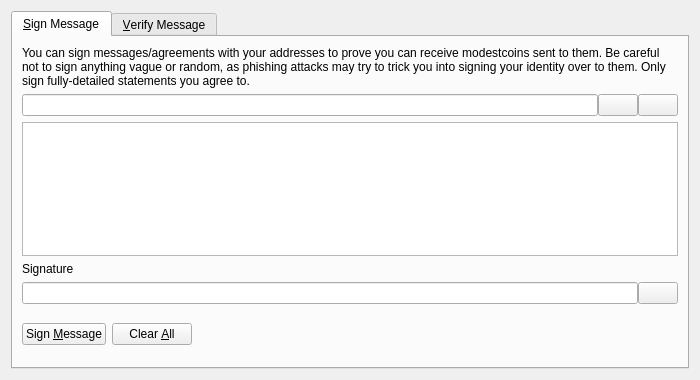
<?xml version="1.0" encoding="UTF-8"?>
<ui version="4.0">
 <class>SignVerifyMessageDialog</class>
 <widget class="QDialog" name="SignVerifyMessageDialog">
  <property name="geometry">
   <rect>
    <x>0</x>
    <y>0</y>
    <width>700</width>
    <height>380</height>
   </rect>
  </property>
  <property name="windowTitle">
   <string>Signatures - Sign / Verify a Message</string>
  </property>
  <property name="modal">
   <bool>true</bool>
  </property>
  <layout class="QVBoxLayout" name="verticalLayout">
   <item>
    <widget class="QTabWidget" name="tabWidget">
     <property name="currentIndex">
      <number>0</number>
     </property>
     <widget class="QWidget" name="tabSignMessage">
      <attribute name="title">
       <string>&amp;Sign Message</string>
      </attribute>
      <layout class="QVBoxLayout" name="verticalLayout_SM">
       <item>
        <widget class="QLabel" name="infoLabel_SM">
         <property name="text">
          <string>You can sign messages/agreements with your addresses to prove you can receive modestcoins sent to them. Be careful not to sign anything vague or random, as phishing attacks may try to trick you into signing your identity over to them. Only sign fully-detailed statements you agree to.</string>
         </property>
         <property name="textFormat">
          <enum>Qt::PlainText</enum>
         </property>
         <property name="wordWrap">
          <bool>true</bool>
         </property>
        </widget>
       </item>
       <item>
        <layout class="QHBoxLayout" name="horizontalLayout_1_SM">
         <property name="spacing">
          <number>0</number>
         </property>
         <item>
          <widget class="QValidatedLineEdit" name="addressIn_SM">
           <property name="toolTip">
            <string>The Modestcoin address to sign the message with</string>
           </property>
          </widget>
         </item>
         <item>
          <widget class="QPushButton" name="addressBookButton_SM">
           <property name="toolTip">
            <string>Choose previously used address</string>
           </property>
           <property name="text">
            <string/>
           </property>
           <property name="icon">
            <iconset resource="../bitcoin.qrc">
             <normaloff>:/icons/address-book</normaloff>:/icons/address-book</iconset>
           </property>
           <property name="shortcut">
            <string>Alt+A</string>
           </property>
           <property name="autoDefault">
            <bool>false</bool>
           </property>
          </widget>
         </item>
         <item>
          <widget class="QPushButton" name="pasteButton_SM">
           <property name="toolTip">
            <string>Paste address from clipboard</string>
           </property>
           <property name="text">
            <string/>
           </property>
           <property name="icon">
            <iconset resource="../bitcoin.qrc">
             <normaloff>:/icons/editpaste</normaloff>:/icons/editpaste</iconset>
           </property>
           <property name="shortcut">
            <string>Alt+P</string>
           </property>
           <property name="autoDefault">
            <bool>false</bool>
           </property>
          </widget>
         </item>
        </layout>
       </item>
       <item>
        <widget class="QPlainTextEdit" name="messageIn_SM">
         <property name="toolTip">
          <string>Enter the message you want to sign here</string>
         </property>
        </widget>
       </item>
       <item>
        <widget class="QLabel" name="signatureLabel_SM">
         <property name="text">
          <string>Signature</string>
         </property>
         <property name="textFormat">
          <enum>Qt::PlainText</enum>
         </property>
        </widget>
       </item>
       <item>
        <layout class="QHBoxLayout" name="horizontalLayout_2_SM">
         <property name="spacing">
          <number>0</number>
         </property>
         <item>
          <widget class="QLineEdit" name="signatureOut_SM">
           <property name="font">
            <font>
             <italic>true</italic>
            </font>
           </property>
           <property name="readOnly">
            <bool>true</bool>
           </property>
          </widget>
         </item>
         <item>
          <widget class="QPushButton" name="copySignatureButton_SM">
           <property name="toolTip">
            <string>Copy the current signature to the system clipboard</string>
           </property>
           <property name="text">
            <string/>
           </property>
           <property name="icon">
            <iconset resource="../bitcoin.qrc">
             <normaloff>:/icons/editcopy</normaloff>:/icons/editcopy</iconset>
           </property>
           <property name="autoDefault">
            <bool>false</bool>
           </property>
          </widget>
         </item>
        </layout>
       </item>
       <item>
        <layout class="QHBoxLayout" name="horizontalLayout_3_SM">
         <item>
          <widget class="QPushButton" name="signMessageButton_SM">
           <property name="toolTip">
            <string>Sign the message to prove you own this Modestcoin address</string>
           </property>
           <property name="text">
            <string>Sign &amp;Message</string>
           </property>
           <property name="icon">
            <iconset resource="../bitcoin.qrc">
             <normaloff>:/icons/edit</normaloff>:/icons/edit</iconset>
           </property>
           <property name="autoDefault">
            <bool>false</bool>
           </property>
          </widget>
         </item>
         <item>
          <widget class="QPushButton" name="clearButton_SM">
           <property name="toolTip">
            <string>Reset all sign message fields</string>
           </property>
           <property name="text">
            <string>Clear &amp;All</string>
           </property>
           <property name="icon">
            <iconset resource="../bitcoin.qrc">
             <normaloff>:/icons/remove</normaloff>:/icons/remove</iconset>
           </property>
           <property name="autoDefault">
            <bool>false</bool>
           </property>
          </widget>
         </item>
         <item>
          <spacer name="horizontalSpacer_1_SM">
           <property name="orientation">
            <enum>Qt::Horizontal</enum>
           </property>
           <property name="sizeHint" stdset="0">
            <size>
             <width>40</width>
             <height>48</height>
            </size>
           </property>
          </spacer>
         </item>
         <item>
          <widget class="QLabel" name="statusLabel_SM">
           <property name="font">
            <font>
             <weight>75</weight>
             <bold>true</bold>
            </font>
           </property>
           <property name="text">
            <string/>
           </property>
           <property name="wordWrap">
            <bool>true</bool>
           </property>
          </widget>
         </item>
         <item>
          <spacer name="horizontalSpacer_2_SM">
           <property name="orientation">
            <enum>Qt::Horizontal</enum>
           </property>
           <property name="sizeHint" stdset="0">
            <size>
             <width>40</width>
             <height>48</height>
            </size>
           </property>
          </spacer>
         </item>
        </layout>
       </item>
      </layout>
     </widget>
     <widget class="QWidget" name="tabVerifyMessage">
      <attribute name="title">
       <string>&amp;Verify Message</string>
      </attribute>
      <layout class="QVBoxLayout" name="verticalLayout_VM">
       <item>
        <widget class="QLabel" name="infoLabel_VM">
         <property name="text">
          <string>Enter the receiver's address, message (ensure you copy line breaks, spaces, tabs, etc. exactly) and signature below to verify the message. Be careful not to read more into the signature than what is in the signed message itself, to avoid being tricked by a man-in-the-middle attack. Note that this only proves the signing party receives with the address, it cannot prove sendership of any transaction!</string>
         </property>
         <property name="textFormat">
          <enum>Qt::PlainText</enum>
         </property>
         <property name="alignment">
          <set>Qt::AlignLeading|Qt::AlignLeft|Qt::AlignTop</set>
         </property>
         <property name="wordWrap">
          <bool>true</bool>
         </property>
        </widget>
       </item>
       <item>
        <layout class="QHBoxLayout" name="horizontalLayout_1_VM">
         <property name="spacing">
          <number>0</number>
         </property>
         <item>
          <widget class="QValidatedLineEdit" name="addressIn_VM">
           <property name="toolTip">
            <string>The Modestcoin address the message was signed with</string>
           </property>
          </widget>
         </item>
         <item>
          <widget class="QPushButton" name="addressBookButton_VM">
           <property name="toolTip">
            <string>Choose previously used address</string>
           </property>
           <property name="text">
            <string/>
           </property>
           <property name="icon">
            <iconset resource="../bitcoin.qrc">
             <normaloff>:/icons/address-book</normaloff>:/icons/address-book</iconset>
           </property>
           <property name="shortcut">
            <string>Alt+A</string>
           </property>
           <property name="autoDefault">
            <bool>false</bool>
           </property>
          </widget>
         </item>
        </layout>
       </item>
       <item>
        <widget class="QPlainTextEdit" name="messageIn_VM"/>
       </item>
       <item>
        <widget class="QValidatedLineEdit" name="signatureIn_VM"/>
       </item>
       <item>
        <layout class="QHBoxLayout" name="horizontalLayout_2_VM">
         <item>
          <widget class="QPushButton" name="verifyMessageButton_VM">
           <property name="toolTip">
            <string>Verify the message to ensure it was signed with the specified Modestcoin address</string>
           </property>
           <property name="text">
            <string>Verify &amp;Message</string>
           </property>
           <property name="icon">
            <iconset resource="../bitcoin.qrc">
             <normaloff>:/icons/transaction_0</normaloff>:/icons/transaction_0</iconset>
           </property>
           <property name="autoDefault">
            <bool>false</bool>
           </property>
          </widget>
         </item>
         <item>
          <widget class="QPushButton" name="clearButton_VM">
           <property name="toolTip">
            <string>Reset all verify message fields</string>
           </property>
           <property name="text">
            <string>Clear &amp;All</string>
           </property>
           <property name="icon">
            <iconset resource="../bitcoin.qrc">
             <normaloff>:/icons/remove</normaloff>:/icons/remove</iconset>
           </property>
           <property name="autoDefault">
            <bool>false</bool>
           </property>
          </widget>
         </item>
         <item>
          <spacer name="horizontalSpacer_1_VM">
           <property name="orientation">
            <enum>Qt::Horizontal</enum>
           </property>
           <property name="sizeHint" stdset="0">
            <size>
             <width>40</width>
             <height>48</height>
            </size>
           </property>
          </spacer>
         </item>
         <item>
          <widget class="QLabel" name="statusLabel_VM">
           <property name="font">
            <font>
             <weight>75</weight>
             <bold>true</bold>
            </font>
           </property>
           <property name="text">
            <string/>
           </property>
           <property name="wordWrap">
            <bool>true</bool>
           </property>
          </widget>
         </item>
         <item>
          <spacer name="horizontalSpacer_2_VM">
           <property name="orientation">
            <enum>Qt::Horizontal</enum>
           </property>
           <property name="sizeHint" stdset="0">
            <size>
             <width>40</width>
             <height>48</height>
            </size>
           </property>
          </spacer>
         </item>
        </layout>
       </item>
      </layout>
     </widget>
    </widget>
   </item>
  </layout>
 </widget>
 <customwidgets>
  <customwidget>
   <class>QValidatedLineEdit</class>
   <extends>QLineEdit</extends>
   <header>qt/qvalidatedlineedit.h</header>
  </customwidget>
 </customwidgets>
 <resources>
  <include location="../bitcoin.qrc"/>
 </resources>
 <connections/>
</ui>
